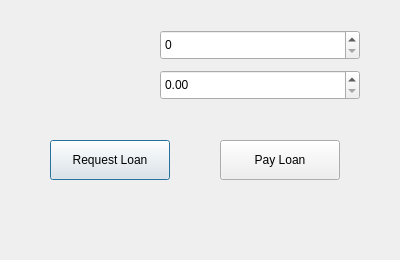
<?xml version="1.0" encoding="UTF-8"?>
<ui version="4.0">
 <class>LoansDialog</class>
 <widget class="QDialog" name="LoansDialog">
  <property name="geometry">
   <rect>
    <x>0</x>
    <y>0</y>
    <width>400</width>
    <height>260</height>
   </rect>
  </property>
  <property name="windowTitle">
   <string>Loans</string>
  </property>
  <widget class="QWidget" name="widget">
   <widget class="QSpinBox" name="accountIdSpinBox">
    <property name="geometry">
     <rect>
      <x>160</x>
      <y>30</y>
      <width>200</width>
      <height>30</height>
     </rect>
    </property>
   </widget>
   <widget class="QDoubleSpinBox" name="amountDoubleSpinBox">
    <property name="geometry">
     <rect>
      <x>160</x>
      <y>70</y>
      <width>200</width>
      <height>30</height>
     </rect>
    </property>
    <property name="maximum">
     <double>1000000.0</double>
    </property>
   </widget>
   <widget class="QPushButton" name="requestLoanButton">
    <property name="geometry">
     <rect>
      <x>50</x>
      <y>140</y>
      <width>120</width>
      <height>40</height>
     </rect>
    </property>
    <property name="text">
     <string>Request Loan</string>
    </property>
   </widget>
   <widget class="QPushButton" name="payLoanButton">
    <property name="geometry">
     <rect>
      <x>220</x>
      <y>140</y>
      <width>120</width>
      <height>40</height>
     </rect>
    </property>
    <property name="text">
     <string>Pay Loan</string>
    </property>
   </widget>
  </widget>
 </widget>
 <resources/>
 <connections/>
</ui>
